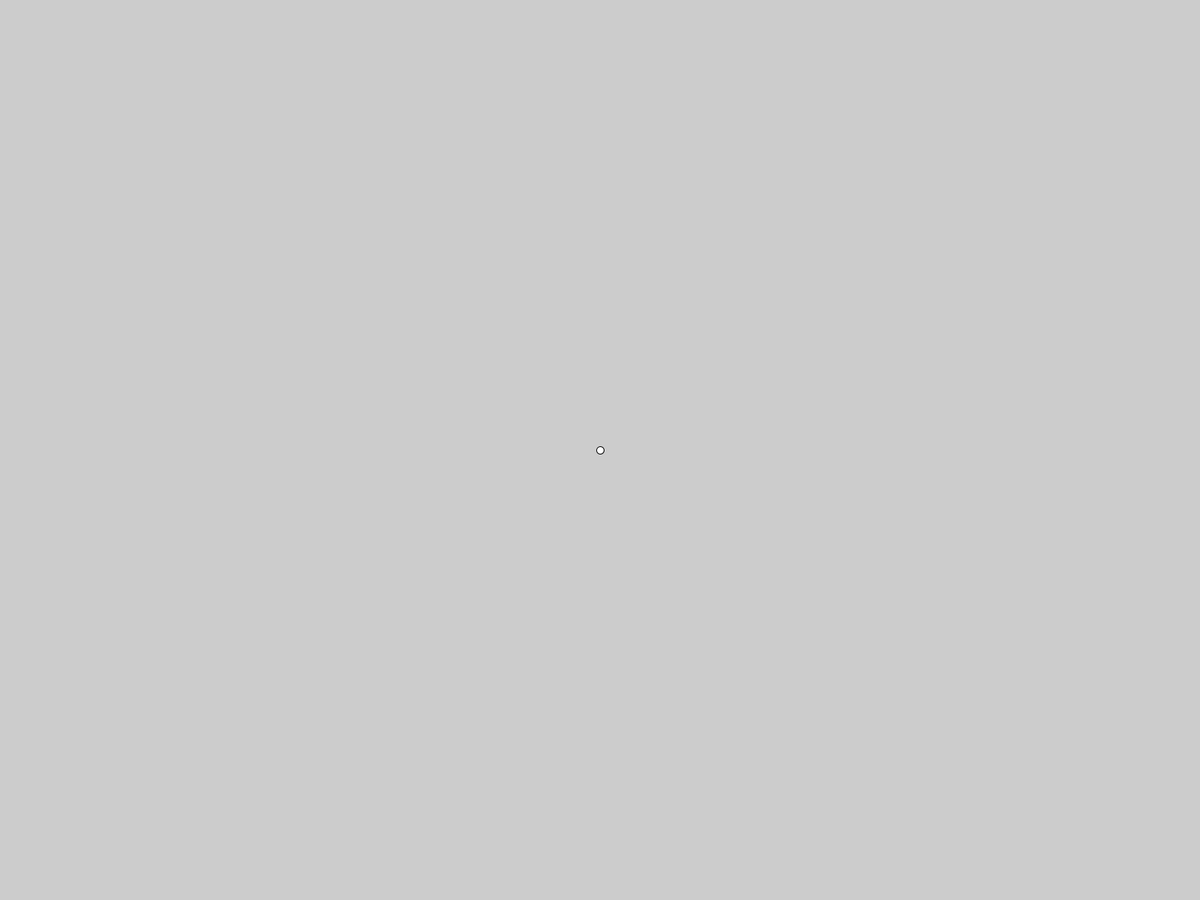
Frame 1 (no input)
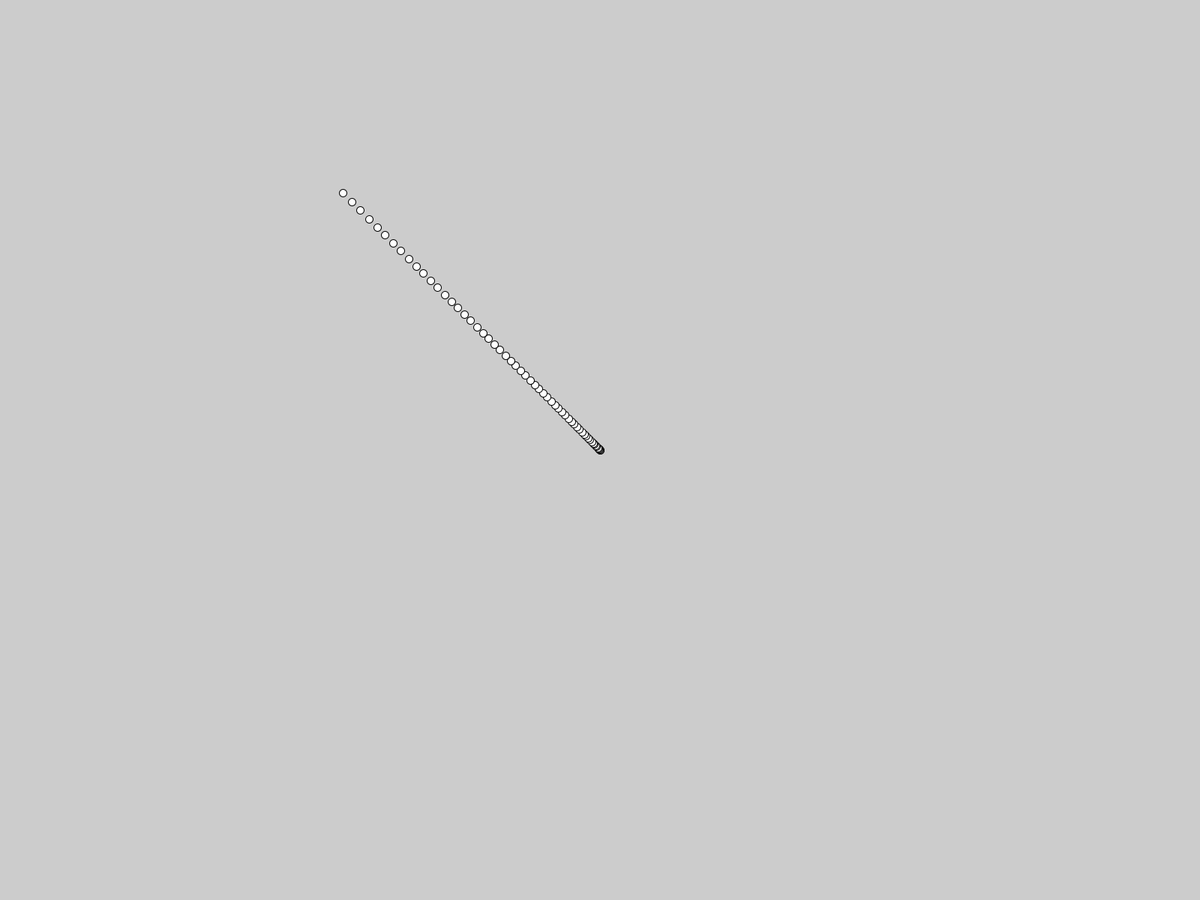
Frame 60 (the mouse pressed at the canvas centre just before this capture)
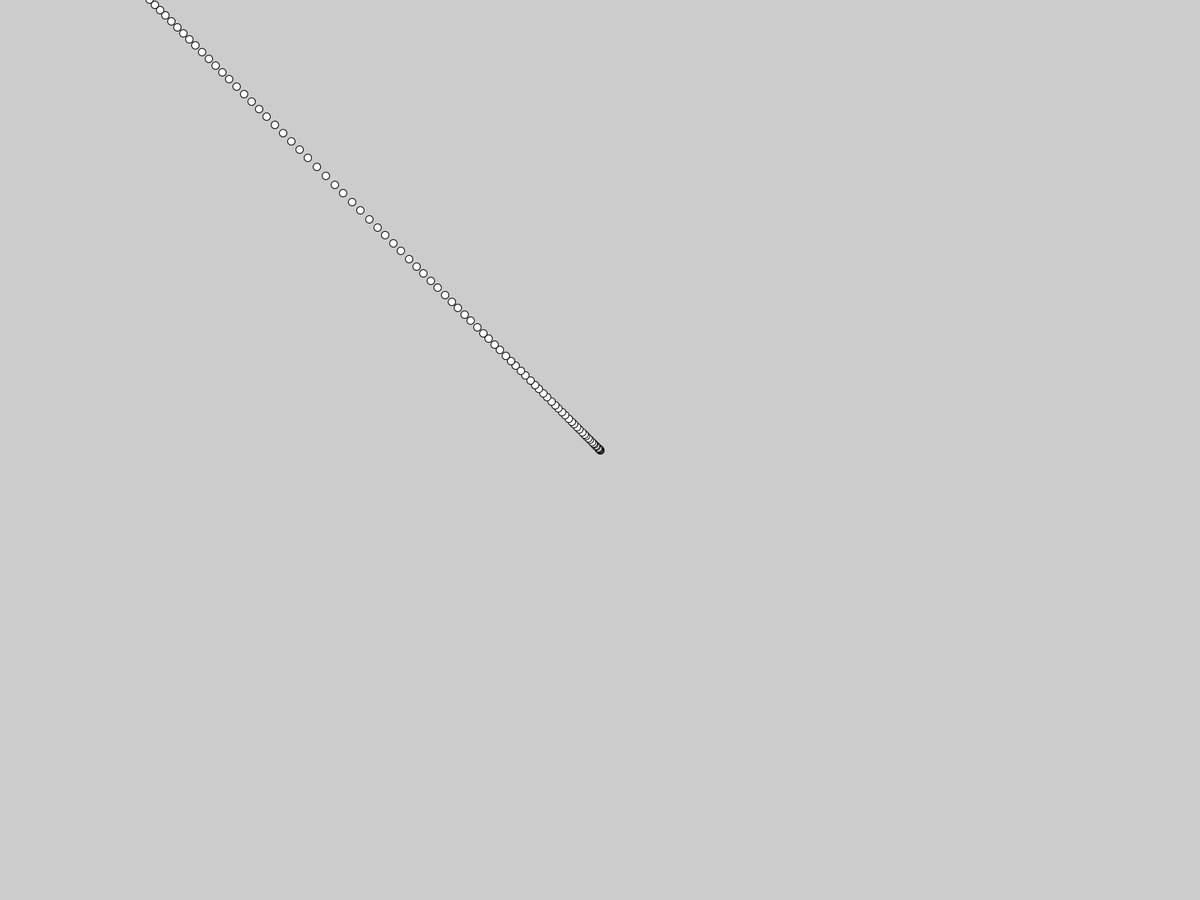
Frame 120 (the mouse held since frame 60 and released just before this capture)

The Processing sketch that drew these frames (run headless with seeded random() and noise(); from frame 60 on, the mouse is pressed at the canvas centre):

// Processing sketch: cray_gravity
// ── cray_gravity.pde
Circle c;

void setup() {
  
  c = new Circle(100);
  fullScreen();
  
  frameRate(10000);
 
  
}

void draw() {
  
  //background(0);
  
  c.display();
  c.physics();
  c.mouseGravity();
  
}
// ── circle.pde
class Circle {
  
  PVector pos;
  PVector veloc;
  PVector accel;
  
  float force;
  
  Circle(float f) {
    
    pos = new PVector(width/2, height/2);
    veloc = new PVector(0, 0);
    accel = new PVector(0, 0);
    
    veloc.limit(10);
    
    force = f;
    
    force = map(force, 1, 100, .01, .2);
    
  }
  
  void display() {
   
    ellipse(pos.x, pos.y, 10, 10);
    
  }
  
  void physics() {
   
    veloc.add(accel);
    pos.add(veloc);
    
  }
  
  void mouseGravity() {
   
    if(pos.x > mouseX) {
     
      accel = new PVector(-force, 0);
      
    } else if(pos.x < mouseX) {
      
      accel = new PVector(force, 0);
      
    }
    
    if(pos.y > mouseY) {
     
      accel = new PVector(accel.x, -force);
      
    } else if(pos.y < mouseY) {
      
      accel = new PVector(accel.x, force);
      
    }
    
    
    
  }
  
}
